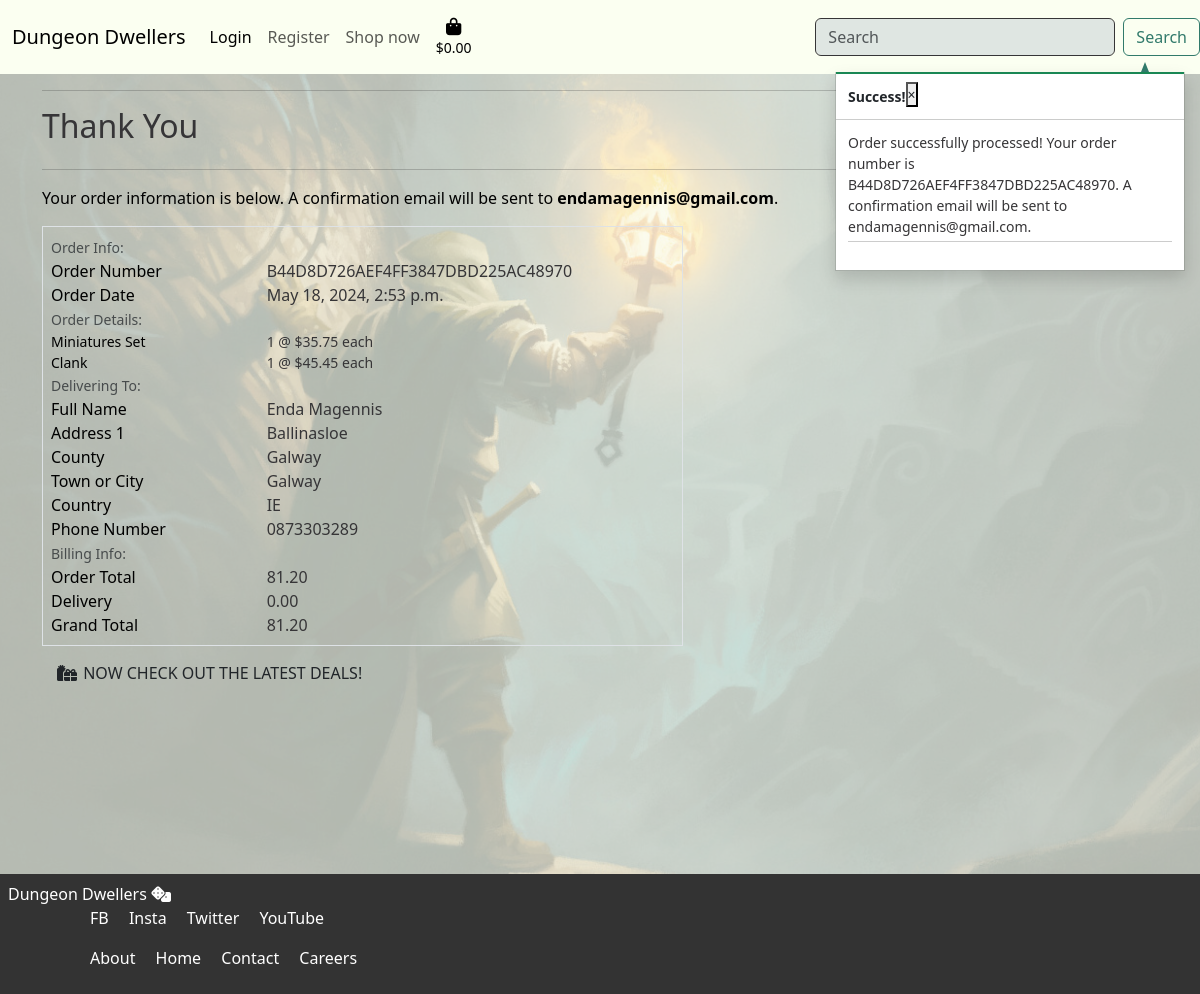
Page /checkout/checkout_success/B44D8D726AEF4FF3847DBD225AC48970 on the committed database.
### checkout/models.py (models this page shows, shortened)
class Order(models.Model):
    order_number = models.CharField(max_length=32, null=False, editable=False)
    profile = models.ForeignKey(Profile, on_delete=models.SET_NULL,
                                      null=True, blank=True, related_name='orders')
    full_name = models.CharField(max_length=50, null=False, blank=False)
    email = models.EmailField(max_length=254, null=False, blank=False)
    address_line_1 = models.CharField(
        max_length=80,
        null=True,
        blank=True,
        verbose_name='Address 1',
    )
    address_line_2 = models.CharField(
        max_length=80,
        null=True,
        blank=True,
        verbose_name='Address 2',
    )
    county = models.CharField(
        max_length=80,
        null=True,
        blank=True,
        verbose_name='County',
    )
    city = models.CharField(
        max_length=80,
        null=True,
        blank=True,
        verbose_name='City',
    )
    country = CountryField(
        blank_label='(select country)',
        null=True,
        blank=True,
        verbose_name='Country',
    )
    post_code = models.CharField(
        max_length=10,
        verbose_name='Post Code',
    )
    phone_number = models.CharField(
        max_length=20,
        null=True,
        blank=True,
        verbose_name='Phone Number',
    )
    date = models.DateTimeField(auto_now_add=True)
    delivery_cost = models.DecimalField(max_digits=6, decimal_places=2, null=False, default=0)
    order_total = models.DecimalField(max_digits=10, decimal_places=2, null=False, default=0)
    grand_total = models.DecimalField(max_digits=10, decimal_places=2, null=False, default=0)
    original_bag = models.TextField(null=False, blank=False, default='')
    stripe_pid = models.CharField(max_length=254, null=False, blank=False, default='')

class OrderLineItem(models.Model):
    order = models.ForeignKey(Order, null=False, blank=False, on_delete=models.CASCADE, related_name='lineitems')
    product = models.ForeignKey(Product, null=False, blank=False, on_delete=models.CASCADE)
    product_size = models.CharField(max_length=2, null=True, blank=True)
    quantity = models.IntegerField(null=False, blank=False, default=0)
    lineitem_total = models.DecimalField(max_digits=6, decimal_places=2, null=False, blank=False, editable=False)

### products/models.py (models this page shows, shortened)
class Product(models.Model):
    class PlayTime(models.IntegerChoices):
        MINI = 15, 'Mini'
        SHORT = 30, 'Short'
        MEDIUM = 60, 'Medium'
        LONG = 120, 'Long'
        EPIC = 240, 'Epic'
        LEGENDARY = 480, 'Legendary'
    class Difficulty(models.IntegerChoices):
        EASY = 1, 'Easy'
        MEDIUM = 2, 'Medium'
        HARD = 3, 'Hard'
        EXPERT = 4, 'Expert'
        MASTER = 5, 'Master'
    """ A model to represent a product"""
    category = models.ForeignKey(
        'Category',
        null=True,
        blank=True,
        on_delete=models.SET_NULL
    )
    tags = models.ManyToManyField(
        'Tag',
        blank=True,
        verbose_name='Tags',
        related_name='products',
        help_text= 'Hold "Crtl" while clicking select multiple tags'
    )
    name = models.CharField(
        max_length=255,
        null=False,
        blank=False,
        unique=True,
        verbose_name='Product Name'
    )
    sku = models.CharField(
        max_length=255,
        null=True,
        blank=True,
        unique=True,
        verbose_name='SKU',
        help_text='Stock Keeping Unit, generated automatically'
    )
    year = models.IntegerField(
        validators=[
            MinValueValidator(1900),
            MaxValueValidator(datetime.now().year)
        ],
        null=True,
        blank=True,
        verbose_name='Year Released',
        help_text='Year the product was released, e.g. 2024'
    )
    description = models.TextField(
        max_length=2048,
        null=False,
        blank=False,
        verbose_name='Description'
    )
    min_players = models.IntegerField(
        validators=[
            MinValueValidator(1),
            MaxValueValidator(10),
        ],
        null=True,
        blank=True,
        verbose_name='Minimum Players'
    )
    max_players = models.IntegerField(
        validators=[
            MinValueValidator(2),
            MaxValueValidator(24),
        ],
        null=True,
        blank=True,
        verbose_name='Maximum Players'
    )
    min_age = models.IntegerField(
        validators=[
            MinValueValidator(2),
            MaxValueValidator(99),
        ],
        null=True,
        blank=True,
        verbose_name='Minimum Age'
    )
    play_time = models.IntegerField(
        choices=PlayTime.choices,
        null=True,
        blank=True,
        verbose_name='Play Time',
        default=PlayTime.SHORT,
    )
    publisher = models.CharField(
        max_length=255,
        null=True,
        blank=True,
        verbose_name='Publisher'
    )
    has_dimensions = models.BooleanField(
        default=False,
        verbose_name='Has Dimensions'
    )
    has_amount = models.BooleanField(
        default=False,
        verbose_name='Has Amount'
    )
    height = models.DecimalField(
        max_digits=6,
        decimal_places=2,
        null=True,
        blank=True,
        verbose_name='Height',
        help_text='Height in mm'
    )
    amount = models.IntegerField(
        validators=[
            MinValueValidator(2),
            MaxValueValidator(100),
        ],
        null=True,
        blank=True,
        verbose_name='Amount',
        help_text='For number of pcs in a set'
    )
    rating = models.DecimalField(
        max_digits=3,
        decimal_places=2,
        null=True,
        blank=True,
        verbose_name='Rating'
    )
    price = models.DecimalField(
        max_digits=6,
        decimal_places=2,
        null=False,
        blank=False,
        verbose_name='Price'
    )
    difficulty = models.IntegerField(
        choices=Difficulty.choices,
        null=True,
        blank=True,
        verbose_name='Difficulty',
        default=Difficulty.MEDIUM
    )
    is_featured = models.BooleanField(
        default=False,
        verbose_name='Is Featured',
        help_text='This will add styling to highlight the product on the page'
    )
    is_active = models.BooleanField(
        default=True,
        verbose_name='Is Active'
    )
    class Meta:
        verbose_name = 'Product'
        verbose_name_plural = 'Products'
        ordering = ['name']

### checkout/views.py (the view, shortened to what this page needs)
# urls.py: path('checkout_success/<order_number>', views.checkout_success, name='checkout_success'),
def checkout_success(request, order_number):
    save_info = request.session.get('save_info')
    order = get_object_or_404(Order, order_number=order_number)
    print("Success")
    messages.success(request, f'Order successfully processed! \
        Your order number is {order_number}. A confirmation \
        email will be sent to {order.email}.')
    if 'bag' in request.session:
        del request.session['bag']
    template = 'checkout/checkout_success.html'
    context = {
        'order': order,
    }
    return render(request, template, context)

### checkout/templates/checkout/checkout_success.html (shortened to what this page needs)
{% extends "base.html" %}
{% load static %}
{% block extra_css %}
    <link rel="stylesheet" href="{% static 'checkout/css/checkout.css' %}">
{% endblock %}
{% block content %}
    <div class="overlay"></div>
    <div class="container">
        <div class="row">
            <div class="col">
                <hr>
                <h2 class="logo-font mb-4">Thank You</h2>
                <hr>
                <p class="text-black">Your order information is below. A confirmation email will be sent to <strong>{{ order.email }}</strong>.</p>
            </div>
        </div>
        <div class="row">
            <div class="col-12 col-lg-7">
                <div class="order-confirmation-wrapper p-2 border">
                    <div class="row">
                        <div class="col">
                            <small class="text-muted">Order Info:</small>
                        </div>
                    </div>
                    <div class="row">
                        <div class="col-12 col-md-4">
                            <p class="mb-0 text-black font-weight-bold">Order Number</p>
                        </div>
                        <div class="col-12 col-md-8 text-md-right">
                            <p class="mb-0">{{ order.order_number }}</p>
                        </div>
                    </div>
                    <div class="row">
                        <div class="col-12 col-md-4">
                            <p class="mb-0 text-black font-weight-bold">Order Date</p>
                        </div>
                        <div class="col-12 col-md-8 text-md-right">
                            <p class="mb-0">{{ order.date }}</p>
                        </div>
                    </div>
                    <div class="row">
                        <div class="col">
                            <small class="text-muted">Order Details:</small>
                        </div>
                    </div>
                    {% for item in order.lineitems.all %}
                    <div class="row">
                        <div class="col-12 col-md-4">
                            <p class="small mb-0 text-black font-weight-bold">
                                {{ item.product.name }}{% if item.product_size %} - Size {{ item.product.size|upper }}{% endif %}
                            </p>
                        </div>
                        <div class="col-12 col-md-8 text-md-right">
                            <p class="small mb-0">{{ item.quantity }} @ ${{ item.product.price }} each</p>
                        </div>
                    </div>
                    {% endfor %}
                    <div class="row">
                        <div class="col">
                            <small class="text-muted">Delivering To:</small>
                        </div>
                    </div>
                    <div class="row">
                        <div class="col-12 col-md-4">
                            <p class="mb-0 text-black font-weight-bold">Full Name</p>
                        </div>
                        <div class="col-12 col-md-8 text-md-right">
                            <p class="mb-0">{{ order.full_name }}</p>
                        </div>
                    </div>
                    <div class="row">
                        <div class="col-12 col-md-4">
                            <p class="mb-0 text-black font-weight-bold">Address 1</p>
                        </div>
                        <div class="col-12 col-md-8 text-md-right">
                            <p class="mb-0">{{ order.address_line_1 }}</p>
                        </div>
                    </div>
                    {% if order.county %}
                    <div class="row">
                        <div class="col-12 col-md-4">
                            <p class="mb-0 text-black font-weight-bold">County</p>
                        </div>
                        <div class="col-12 col-md-8 text-md-right">
                            <p class="mb-0">{{ order.county }}</p>
                        </div>
                    </div>
                    {% endif %}
                    <div class="row">
                        <div class="col-12 col-md-4">
                            <p class="mb-0 text-black font-weight-bold">Town or City</p>
                        </div>
                        <div class="col-12 col-md-8 text-md-right">
                            <p class="mb-0">{{ order.city }}</p>
                        </div>
                    </div>
                    <div class="row">
                        <div class="col-12 col-md-4">
                            <p class="mb-0 text-black font-weight-bold">Country</p>
                        </div>
                        <div class="col-12 col-md-8 text-md-right">
                            <p class="mb-0">{{ order.country }}</p>
                        </div>
                    </div>
                    <div class="row">
                        <div class="col-12 col-md-4">
                            <p class="mb-0 text-black font-weight-bold">Phone Number</p>
                        </div>
                        <div class="col-12 col-md-8 text-md-right">
                            <p class="mb-0">{{ order.phone_number }}</p>
                        </div>
                    </div>
                    <div class="row">
                        <div class="col">
                            <small class="text-muted">Billing Info:</small>
                        </div>
                    </div>
                    <div class="row">
                        <div class="col-12 col-md-4">
                            <p class="mb-0 text-black font-weight-bold">Order Total</p>
                        </div>
                        <div class="col-12 col-md-8 text-md-right">
                            <p class="mb-0">{{ order.order_total }}</p>
                        </div>
                    </div>
                    <div class="row">
                        <div class="col-12 col-md-4">
                            <p class="mb-0 text-black font-weight-bold">Delivery</p>
                        </div>
                        <div class="col-12 col-md-8 text-md-right">
                            <p class="mb-0">{{ order.delivery_cost }}</p>
                        </div>
                    </div>
                    <div class="row">
                        <div class="col-12 col-md-4">
                            <p class="mb-0 text-black font-weight-bold">Grand Total</p>
                        </div>
                        <div class="col-12 col-md-8 text-md-right">
                            <p class="mb-0">{{ order.grand_total }}</p>
                        </div>
                    </div>
                </div>
            </div>
        </div>
        <div class="row">
			<div class="col-12 col-lg-7 text-right">
                {% if from_profile %}
                    <a href="{% url 'profile' %}" class="btn btn-black rounded-0 my-2">
                        <span class="icon mr-2">
                            <i class="fas fa-angle-leftz"></i>
                        </span>
                        <span class="text-uppercase">Back to Profile</span>
                    </a>
                {% else %}
				<a href="{% url 'products' %}?category=new_arrivals,deals,clearance" class="btn btn-black rounded-0 my-2">
					<span class="icon mr-2">
						<i class="fas fa-gifts"></i>
					</span>
					<span class="text-uppercase">Now check out the latest deals!</span>
				</a>
                {% endif %}
			</div>
		</div>
    </div>
{% endblock %}

### rows in the picture
Order: email "endamagennis@gmail.com", order_number "B44D8D726AEF4FF3847DBD225AC48970", date "May 18, 2024, 2:53 p.m.", full_name "Enda Magennis", address_line_1 "Ballinasloe", county "Galway", city "Galway", country "IE", phone_number "0873303289", order_total "81.20", delivery_cost "0.00", grand_total "81.20"
OrderLineItem: product.name "Miniatures Set", quantity "1", product.price "35.75"
OrderLineItem: product.name "Clank", quantity "1", product.price "45.45"

### other values in the picture
{{ message }} "Order successfully processed! Your order number is B44D8D726AEF4FF3847DBD225AC48970. A confirmation email will be sent to endamagennis@gmail.com."
